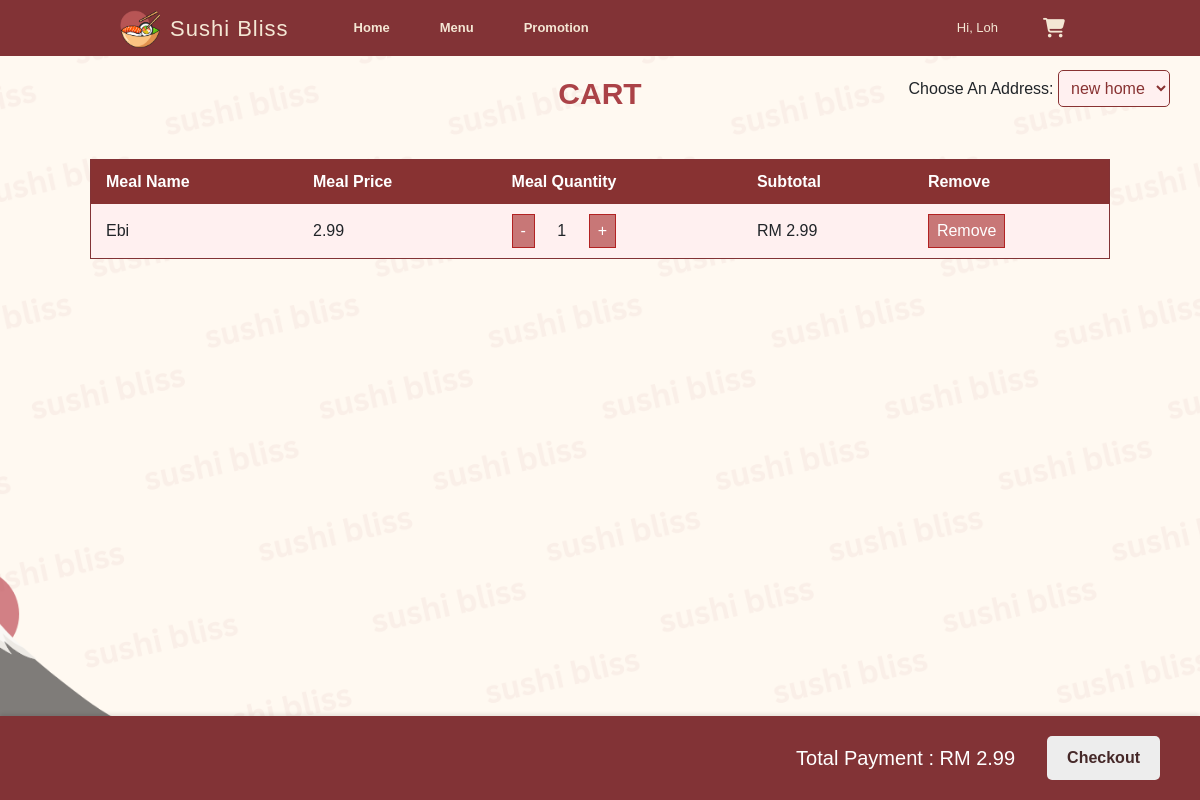
/frontend/viewCart.php (signed in), run on the app's committed database.
### tables this page shows
CREATE TABLE `meal` (
  `mealID` varchar(40) NOT NULL,
  `mealName` varchar(30) NOT NULL,
  `mealPic` varchar(100) NOT NULL,
  `category` varchar(20) NOT NULL,
  `description` varchar(100) NOT NULL,
  `price` decimal(10,2) NOT NULL
);

CREATE TABLE `cart` (
  `cartID` varchar(40) NOT NULL DEFAULT uuid(),
  `meals` varchar(200) DEFAULT NULL,
  `quantity` varchar(200) DEFAULT NULL,
  `userID` varchar(40) NOT NULL
);

### frontend/viewCart.php (the view, shortened to what this page needs)
<?php
require_once("../backend/connection.php");
$uid = $_SESSION["id"];
$sql = "SELECT * FROM cart WHERE userID = '$uid'";
$result = mysqli_query($conn, $sql);
$row = $result->fetch_assoc();
$sqlAddress = "SELECT * FROM address WHERE userID = '$uid'";
$resultAdd = mysqli_query($conn, $sqlAddress);
$mealArray = explode(',', $row["meals"]);
$quantityArray = explode(',', $row["quantity"]);
$total = 0.00;
?>
<!DOCTYPE html>
<html lang="en">
<head>
    <link rel="stylesheet" href="https://cdnjs.cloudflare.com/ajax/libs/font-awesome/6.5.2/css/all.min.css">
    <link rel="stylesheet" href="../frontend/CSS/nav.css">
    <link rel="stylesheet" href="../frontend/CSS/style.css">
    <link rel="stylesheet" href="../frontend/CSS/viewCart.css">
    <link href="https://cdn.jsdelivr.net/npm/bootstrap@5.0.2/dist/css/bootstrap.min.css" rel="stylesheet">
</head>
<body>
    <?php include("../frontend/nav.php"); ?>
    <h3 class="heading">Cart</h3>
    <form method="POST" action="../backend/checkOut.php">
        <div class="chooseaddress">
            <label for="address"> Choose an address: </label>
            <select name="address" id="address">
                <?php while ($rowAdd = $resultAdd->fetch_assoc()) { ?>
                    <option value="<?php echo $rowAdd["addressID"] ?>"><?php echo $rowAdd["addressName"] ?></option>
                <?php } ?>
            </select>
        </div>
        <table border="1px">
            <tr>
                <th>Meal Name</th>
                <th>Meal Price</th>
                <th>Meal Quantity</th>
                <th>Subtotal</th>
                <th>Remove</th>
            </tr>
            <?php
            for ($x = 0; $x < count($mealArray); $x++) {
                $mealID = $mealArray[$x];
                $sqlMeal = "SELECT * FROM meal WHERE mealID = '$mealID'";
                $result2 = mysqli_query($conn, $sqlMeal);
                $row2 = $result2->fetch_assoc();
                if ($row2) {
                    $price = floatval($row2["price"]);
                    $quantity = intval($quantityArray[$x]);
                    $subtotal = $price * $quantity;
                    $total += $subtotal;
            ?>
                    <tr>
                        <td><?php echo $row2["mealName"]; ?></td>
                        <td><?php echo $row2["price"]; ?></td>
                        <td>
                            <button type="button" onclick="updateQuantity(<?php echo $x; ?>, <?php echo $quantity; ?>, 'dec')">-</button>
                            <span id="quantity-<?php echo $x; ?>" class="quantity-number"><?php echo $quantity; ?></span>
                            <button type="button" onclick="updateQuantity(<?php echo $x; ?>, <?php echo $quantity; ?>, 'inc')">+</button>
                        </td>
                        <td>RM <span id="subtotal-<?php echo $x; ?>"><?php echo number_format($subtotal, 2); ?></span></td>
                        <td><button type="button" onclick="removeMeal(<?php echo $x; ?>)">Remove</button></td>
                    </tr>
            <?php
                }
            }
            ?>
        </table>
        <div class="total-checkout">
            <h2>Total Payment : RM <span id="total"><?php echo number_format($total, 2); ?></span></h2>
            <input type="submit" name="MM_insert" value="Checkout">
        </div>
    </form>
</body>
</html>

### frontend/CSS/style.css (style rules this page uses)
:root { --rice: #f4e7d4; --red: #ab4247; --grey:#f5f5f5; --box-shadow:0 .5rem 1.5rem rgba(0,0,0,.1); }
* { font-family: Arial, Helvetica, sans-serif; margin: 0; padding: 0; box-sizing: border-box; text-decoration: none; outline: none; border: none; text-transform: capitalize; transition: all .2s linear; }
html { font-size: 62.5%; scroll-padding-top: 5.5rem; scroll-behavior: smooth; }
.heading { text-align: center; color:var(--red); font-size: 4rem; padding-bottom: 3rem; text-transform: uppercase; font-weight: bold; }

### frontend/CSS/viewCart.css (style rules this page uses)
:root { --rice: #f4e7d4; --red: #ab4247; --grey:#f5f5f5; --box-shadow:0 .5rem 1.5rem rgba(0,0,0,.1); }
* { font-family: Arial, Helvetica, sans-serif; margin: 0; padding: 0; box-sizing: border-box; text-decoration: none; outline: none; border: none; text-transform: capitalize; transition: all .2s linear; }
html { font-size: 62.5%; scroll-padding-top: 5.5rem; scroll-behavior: smooth; }
.heading { padding-top: 2rem; text-align: center; color:var(--red); font-size: 3rem; font-weight: bold; text-transform: uppercase; }
.chooseaddress { position: absolute; top: 20px; right: 20px; padding: 10px; border-radius: 6px; padding-top: 5rem; font-size: 16px; padding-bottom: 3rem; }
select { font-size: 18px; padding: 8px; border: 1px solid #883232; border-radius: 5px; background-color: #fff0f0; color: #883232; }
table { width: 85%; margin: 20px auto; margin-top: 1.7rem; padding-top: 20px; }
table, th, td { border: 1px solid #823336; }
th, td { padding: 10px 15px; font-size: 1.6rem; }
th { background-color: #883232; color: #fff; }
td { background-color: #fff0f0; margin-right: 2rem; }
.quantity-number { font-size: 1.6rem; margin: 0 18px; }
button { padding: 4px 8px; margin: 0 5px; border: 1px solid #b22222; border-radius: 10px; background-color: #c87777; color: white; cursor: pointer; }
.total-checkout { position: fixed; bottom: 0; left: 0; width: 100%; background-color: #823336; display: flex; justify-content: flex-end; align-items: center; padding: 20px; box-shadow: 0 -2px 4px rgba(0,0,0,.1); }
.total-checkout h2 { margin: 0 20px 0 0; color: #ffffff; font-size: 2rem; padding-right: 1.2rem; }
input[type="submit"] { margin-right: 2rem; padding: 10px 20px; border: none; border-radius: 5px; background-color: #ededed; font-size: 1.6rem; font-weight: bold; color: rgb(70, 41, 41); cursor: pointer; }

### frontend/viewCart.php (style rules this page uses)
body { background-image: url('../frontend/img/cartBackgroundTrans.png'); background-size: cover; background-repeat: no-repeat; background-attachment: fixed; background-position: center; }

### data on the page
meal: mealName "Ebi", price "2.99"
cart: quantity "1"

### other printed values
$_SESSION["name"] "Loh"
$total "2.99"
form field address "new home"
